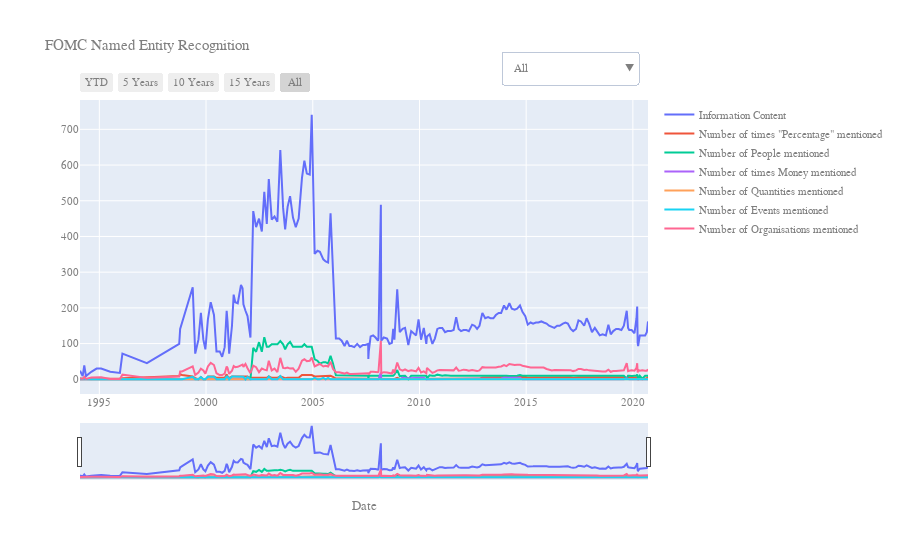

Notebook code cell kept with this figure:
### Code cell
plot_figure(df)

### Figure 1 — Plotly figure (JSON) as saved in the notebook; plotly's stock layout.template omitted (floating-point values rounded to 4 significant figures; data arrays with more than 128 entries replaced by an {"elided": "..."} marker saying what was removed)
{"data": [{"connectgaps": true, "mode": "lines", "name": "Information Content", "type": "scatter", "x": {"elided": "200 str values"}, "y": {"elided": "200 int values"}}, {"connectgaps": true, "mode": "lines", "name": "Number of times \"Percentage\" mentioned", "type": "scatter", "x": {"elided": "200 str values"}, "y": {"elided": "200 int values"}}, {"connectgaps": true, "mode": "lines", "name": "Number of People mentioned", "type": "scatter", "x": {"elided": "200 str values"}, "y": {"elided": "200 int values"}}, {"connectgaps": true, "mode": "lines", "name": "Number of times Money mentioned", "type": "scatter", "x": {"elided": "200 str values"}, "y": {"elided": "200 int values"}}, {"connectgaps": true, "mode": "lines", "name": "Number of Quantities mentioned", "type": "scatter", "x": {"elided": "200 str values"}, "y": {"elided": "200 int values"}}, {"connectgaps": true, "mode": "lines", "name": "Number of Events mentioned", "type": "scatter", "x": {"elided": "200 str values"}, "y": {"elided": "200 int values"}}, {"connectgaps": true, "mode": "lines", "name": "Number of Organisations mentioned", "type": "scatter", "x": {"elided": "200 str values"}, "y": {"elided": "200 int values"}}], "layout": {"font": {"color": "#7f7f7f", "family": "Arial", "size": 11}, "title": {"text": "FOMC Named Entity Recognition"}, "updatemenus": [{"buttons": [{"args": [{"visible": [true, true, true, true, true, true, true]}], "label": "All", "method": "update"}, {"args": [{"visible": [true, false, false, false, false, false, false]}], "label": "Information Content", "method": "update"}, {"args": [{"visible": [false, true, false, false, false, false, false]}], "label": "Percentage mentions", "method": "update"}, {"args": [{"visible": [false, false, true, false, false, false, false]}], "label": "People mentions", "method": "update"}, {"args": [{"visible": [false, false, false, true, false, false, false]}], "label": "Money mentions", "method": "update"}, {"args": [{"visible": [false, false, false, false, true, false, false]}], "label": "Quantity mentions", "method": "update"}, {"args": [{"visible": [false, false, false, false, false, true, false]}], "label": "Event mentions", "method": "update"}, {"args": [{"visible": [false, false, false, false, false, false, true]}], "label": "Organisation mentions", "method": "update"}], "direction": "down", "pad": {"r": 10, "t": 10}, "showactive": true, "x": 1, "xanchor": "right", "y": 1.2, "yanchor": "top"}], "xaxis": {"rangeselector": {"buttons": [{"count": 1, "label": "YTD", "step": "year", "stepmode": "todate"}, {"count": 5, "label": "5 Years", "step": "year", "stepmode": "backward"}, {"count": 10, "label": "10 Years", "step": "year", "stepmode": "backward"}, {"count": 15, "label": "15 Years", "step": "year", "stepmode": "backward"}, {"label": "All", "step": "all"}]}, "rangeslider": {"visible": true}, "title": {"text": "Date"}}, "yaxis": {"title": {"text": ""}}}}
